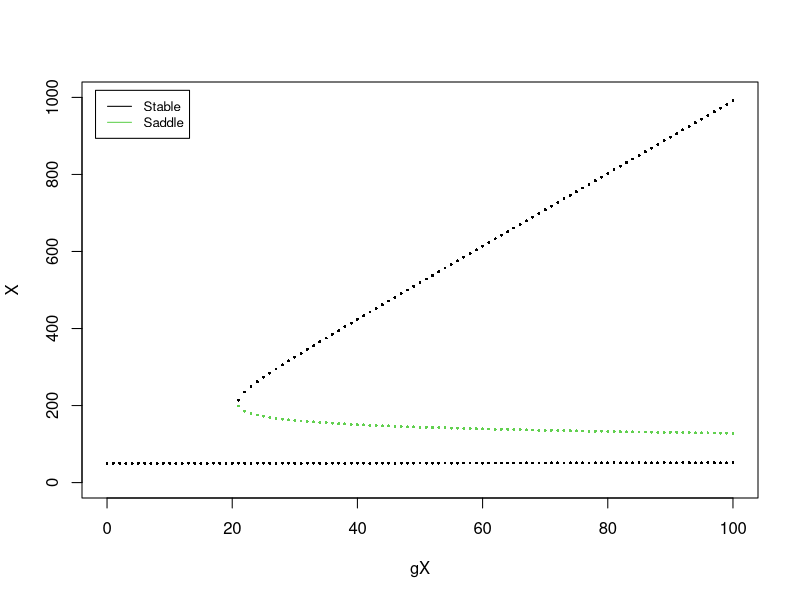
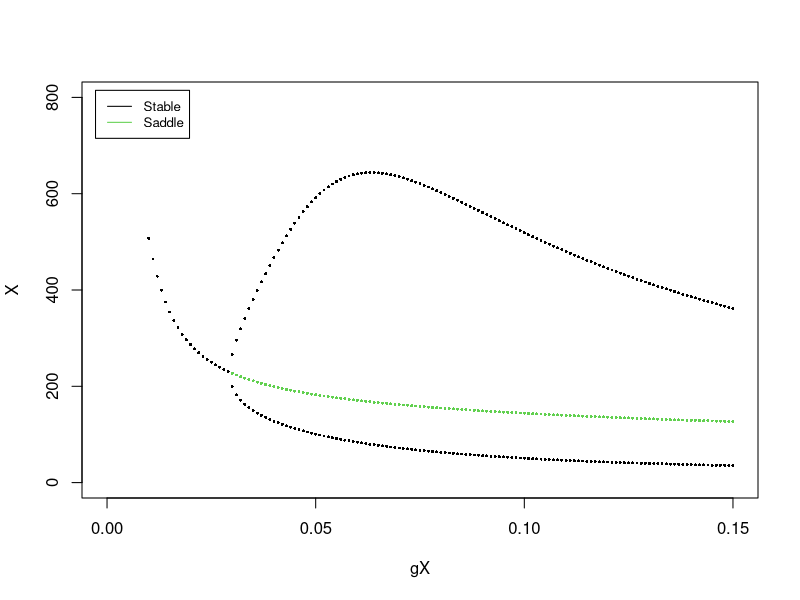

These figures' R source, in order:
## ---- chunk 1
knitr::opts_chunk$set(echo = TRUE)
## ---- chunk 2
# ODE terms
fx <- function(X, Y, gX, k) {       # dX/dt
  return(5 + gX/(1 + (Y/100)**4) - k * X)
}
fy <- function(X, Y, gX, k) {       # dY/dt
  return(5 + 50/(1 + (X/100)**4) - k * Y)
}

# nullcline can be determined by separation of variables. Here, we obtain points along the bifurcation curve. 
null_fx <- function(gX, k, X_range, Y_range) {
  Y_all = seq(Y_range[1], Y_range[2], length.out = 1000)
  X_all = (5 + gX/(1 + (Y_all/100)**4))/k
  ind = which((X_all - X_range[1]) *(X_all - X_range[2]) <= 0)
  results = cbind(X_all, Y_all)
  colnames(results) = c("X", "Y")
  return(results)
}

null_fy <- function(gX, k, X_range, Y_range) {
  X_all = seq(X_range[1], X_range[2], length.out = 1000)
  Y_all = (5 + 50/(1 + (X_all/100)**4)) / k 
  ind = which((Y_all - Y_range[1]) *(Y_all - Y_range[2]) <= 0)
  results = cbind(X_all, Y_all)
  colnames(results) = c("X", "Y")
  return(results)
}

# find all intersections
find_intersection_all_fast <- function(lineA, lineB, dxdt, dydt) {
  small = 10^-3   # use a small positive number instead of 0 to allow some numerical errors in the following step; 
  lineA_ind = which(dydt * c(dydt[-1],NA)<=small)  # find sign flipping between two consecutive points
  lineB_ind = which(dxdt * c(dxdt[-1],NA)<=small) 
  
  lines_all = expand.grid(lineA_ind, lineB_ind)   # all combinations of the above
  results = apply(lines_all, MARGIN = 1, function(inds) {
    return(find_intersection(lineA, lineB, inds[1], inds[2]))})
  return(t(results[1:2,which(results[3,] == 1)]))
}

find_intersection <- function(lineA, lineB, nA, nB) {
  dAX = lineA[nA+1,1] - lineA[nA,1]
  dAY = lineA[nA+1,2] - lineA[nA,2]
  
  dBX = lineB[nB+1,1] - lineB[nB,1]
  dBY = lineB[nB+1,2] - lineB[nB,2]
  
  dABX = lineB[nB,1] - lineA[nA, 1]
  dABY = lineB[nB,2] - lineA[nA, 2]
  
  d = dAX * dBY - dAY * dBX
  
  alpha = (dABX * dBY - dABY*dBX)/d
  beta = (dABX * dAY - dABY*dAX)/d
  
  if((alpha*(1-alpha) >= 0) &
     (beta*(1-beta) >= 0)) {   # check whether there is an intersection in between
    intersection = c((1-alpha)*lineA[nA,1] + alpha *lineA[nA+1,1], 
                    (1-alpha)*lineA[nA,2] + alpha *lineA[nA+1,2],1)
    # 1st and 2nd elements: X & Y
    # 3rd element: 1 means found, 0 means not found
  }
  else{
    intersection = c(alpha,beta,0)
  }
  return(intersection)
}

stability_v2 <- function(func_fx, func_fy, gX, k, ss) { 
  delta = 0.001
  delta2 = delta*2
  func_fx_current = func_fx(ss[1], ss[2], gX, k) 
  func_fy_current = func_fy(ss[1], ss[2], gX, k)  
  dfxdx = (func_fx(ss[1]+delta, ss[2], gX, k) - func_fx_current)/delta2
  dfxdy = (func_fx(ss[1], ss[2]+delta, gX, k) - func_fx_current)/delta2
  dfydx = (func_fy(ss[1]+delta, ss[2], gX, k) - func_fy_current)/delta2
  dfydy = (func_fy(ss[1], ss[2]+delta, gX, k) - func_fy_current)/delta2
  
  jacobian = array(c(dfxdx, dfydx, dfxdy, dfydy), c(2,2))
  lambda = eigen(jacobian)$values
  if(class(lambda[1]) == "complex") {
    if(Re(lambda[1]) < 0){
      stability = 4   # stable spiral
    }else{
      stability = 5   # unstable spiral
    }
  }
  else{
    if((lambda[1] < 0) & (lambda[2] <0)){
      stability = 1   # stable 
    }else if((lambda[1] >= 0) & (lambda[2] >= 0)){
      stability = 2   # unstable 
    }else{
      stability = 3   # saddle
    }
  }
  return(stability)
}

# all integrated function
find_steady_states <- function(gX, k, X_range, Y_range) {
  line_1 = null_fx(gX, k, X_range, Y_range)
  line_2 = null_fy(gX, k, X_range, Y_range)
  
  dxdt = fx(line_2[,1], line_2[,2], gX, k)  #dX/dt along the nullcline dY/dt = 0
  dydt = fy(line_1[,1], line_1[,2], gX, k)  #dY/dt along the nullcline dX/dt = 0
  
  ss = find_intersection_all_fast(line_1, line_2, dxdt, dydt)
  
  ss_with_stability =  t(apply(ss, MARGIN = 1, function(ss) {
                          return(c(ss,stability_v2(fx, fy, gX, k, ss)))}))
  return(ss_with_stability)
}

## ---- chunk 3
X_range = c(0, 1000)
Y_range = c(0, 1000)

gX = 50
k = 0.1
ss_all = numeric()
for(gX in seq(0, 100, by = 1)){
  ss = find_steady_states(gX, k, X_range, Y_range)
  ss_all = rbind(ss_all, cbind(gX,ss))
}
colnames(ss_all) = c("gX", "X", "Y", "Stability")
plot(ss_all[,1], ss_all[,2], col = ss_all[,4], type = "p", pch = 16, cex = 0.4,
     xlab="gX", ylab="X", xlim=c(0,100), ylim=c(0,1000))
legend("topleft", inset=0.02, legend = c("Stable", "Saddle"), col=c(1,3), lty=1, cex=0.8)
## ---- chunk 4
X_range = c(0, 1000)
Y_range = c(0, 1000)

gX = 50
k = 0.1
ss_all = numeric()
for(k in seq(0.01, 0.15, by = 0.001)){
  ss = find_steady_states(gX, k, X_range, Y_range)
  ss_all = rbind(ss_all, cbind(k,ss))
}
colnames(ss_all) = c("k", "X", "Y", "Stability")
plot(ss_all[,1], ss_all[,2], col = ss_all[,4], type = "p", pch = 16, cex = 0.4,
     xlab="gX", ylab="X", xlim=c(0,0.15), ylim=c(0,800))
legend("topleft", inset=0.02, legend = c("Stable", "Saddle"), col=c(1,3), lty=1, cex=0.8)
